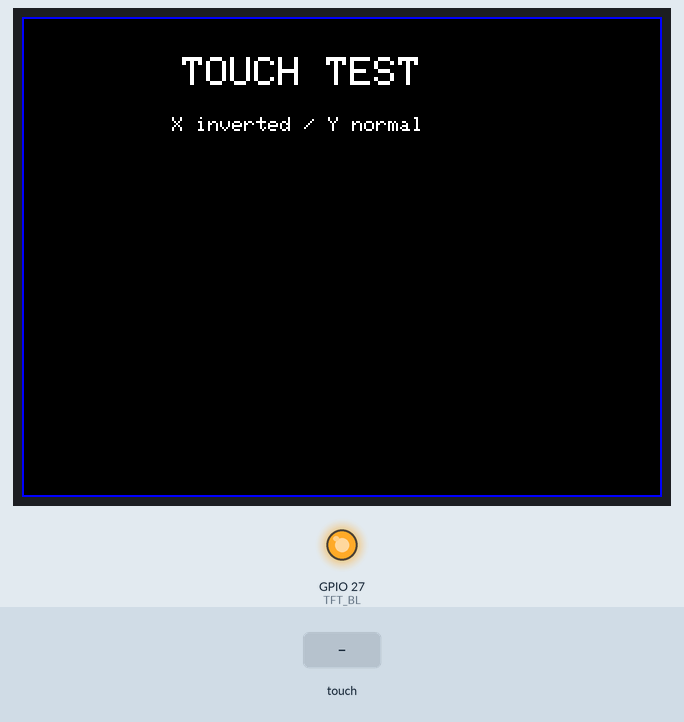
Recording of a sketch running on a simulated ESP32. Parts: 320×240 colour display, output pins drawn as LEDs (lit = HIGH). The test bench sets the inputs (shaded band). What the sketch prints to the serial monitor is not drawn.

Above: at 1.4 s.
1.5 s: touch panel pressed at 13 % / 10 % of its raw x / y range
At 2.7 s:
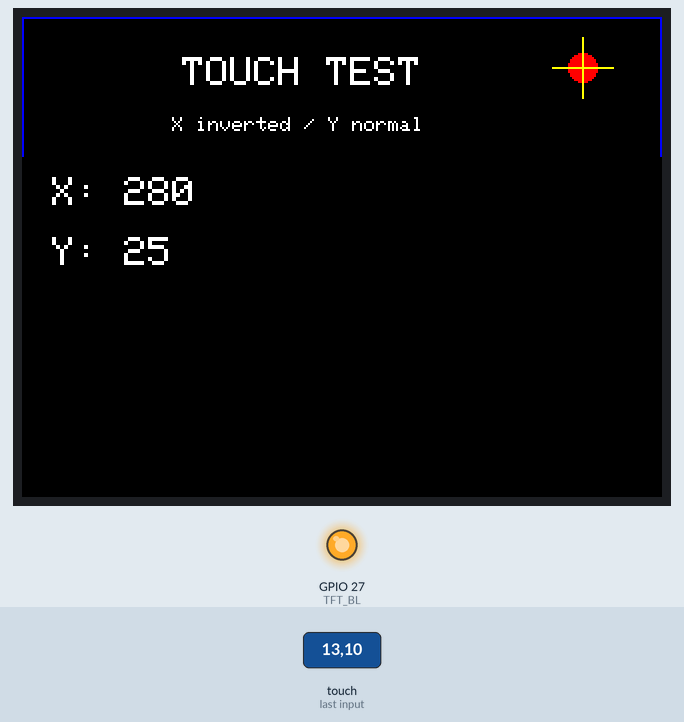
3.0 s: touch panel pressed at 38 % / 10 % of its raw x / y range
At 4.0 s:
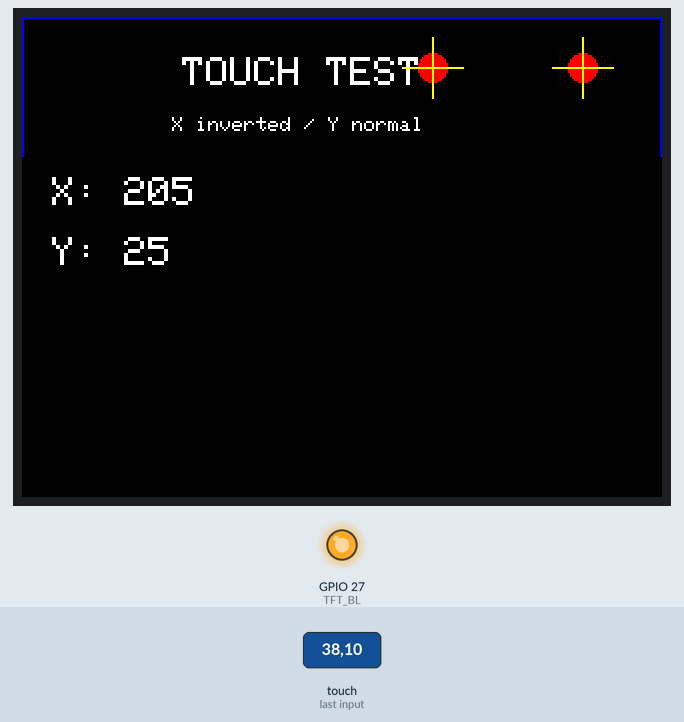
Timing chart, 0 to 6.0 s (numbered marks = the images above; inputs shaded):
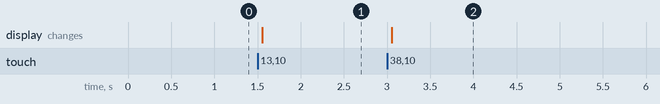

Measured:
- after the input at 1.5 s, the display: changes after 0.06 s (image 1)
- after the input at 3.0 s, the display: changes after 0.06 s (image 2)

The sketch:

Touch_Test.ino
```cpp
#include <SPI.h>
#include <Adafruit_GFX.h>
#include <Adafruit_ILI9341.h>
#include <XPT2046_Touchscreen.h>

// =====================================================
// TFT PINS
// =====================================================

#define TFT_CS    15
#define TFT_DC     2
#define TFT_RST   -1

#define TFT_SCLK  14
#define TFT_MOSI  13
#define TFT_MISO   4

#define TFT_BL    27

// =====================================================
// TOUCH PINS
// =====================================================

#define TOUCH_CS   33
#define TOUCH_IRQ  36

// =====================================================
// TOUCH CALIBRATION
// =====================================================

#define TS_MIN_X   200
#define TS_MAX_X  3900

#define TS_MIN_Y   200
#define TS_MAX_Y  3900

// =====================================================
// OBJECTS
// =====================================================

Adafruit_ILI9341 tft(TFT_CS, TFT_DC, TFT_RST);

XPT2046_Touchscreen touch(TOUCH_CS, TOUCH_IRQ);

// =====================================================
// SETUP
// =====================================================

void setup()
{
  Serial.begin(115200);

  // Backlight
  pinMode(TFT_BL, OUTPUT);
  digitalWrite(TFT_BL, HIGH);

  // SPI
  SPI.begin(
    TFT_SCLK,
    TFT_MISO,
    TFT_MOSI,
    TFT_CS
  );

  // TFT
  tft.begin();
  tft.setRotation(1);
  tft.fillScreen(ILI9341_BLACK);

  // Touch
  touch.begin();
  touch.setRotation(1);

  // Header
  tft.setTextColor(ILI9341_WHITE);
  tft.setTextSize(2);

  tft.setCursor(80, 20);
  tft.println("TOUCH TEST");

  tft.setTextSize(1);

  tft.setCursor(75, 50);
  tft.println("X inverted / Y normal");

  tft.drawRect(
    0,
    0,
    tft.width(),
    tft.height(),
    ILI9341_BLUE
  );

  Serial.println("Touch test started...");
}

// =====================================================
// LOOP
// =====================================================

void loop()
{
  if (touch.touched())
  {
    TS_Point p = touch.getPoint();

    // =================================================
    // X AXIS INVERTED
    // =================================================

    int x = map(
      p.x,
      TS_MIN_X,
      TS_MAX_X,
      tft.width() - 1,
      0
    );

    // =================================================
    // Y AXIS NORMAL
    // =================================================

    int y = map(
      p.y,
      TS_MIN_Y,
      TS_MAX_Y,
      0,
      tft.height() - 1
    );

    // Limit values
    x = constrain(
      x,
      0,
      tft.width() - 1
    );

    y = constrain(
      y,
      0,
      tft.height() - 1
    );

    // Serial output
    Serial.print("RAW X: ");
    Serial.print(p.x);

    Serial.print("  RAW Y: ");
    Serial.print(p.y);

    Serial.print("  -> SCREEN X: ");
    Serial.print(x);

    Serial.print("  Y: ");
    Serial.println(y);

    // Clear touch area
    tft.fillRect(
      0,
      70,
      tft.width(),
      tft.height() - 70,
      ILI9341_BLACK
    );

    // Draw touch point
    tft.fillCircle(
      x,
      y,
      7,
      ILI9341_RED
    );

    // Draw crosshair
    tft.drawLine(
      x - 15,
      y,
      x + 15,
      y,
      ILI9341_YELLOW
    );

    tft.drawLine(
      x,
      y - 15,
      x,
      y + 15,
      ILI9341_YELLOW
    );

    // Display coordinates
    tft.setTextColor(ILI9341_WHITE);
    tft.setTextSize(2);

    tft.setCursor(15, 80);
    tft.print("X: ");
    tft.println(x);

    tft.setCursor(15, 110);
    tft.print("Y: ");
    tft.println(y);

    delay(50);
  }
}
```
